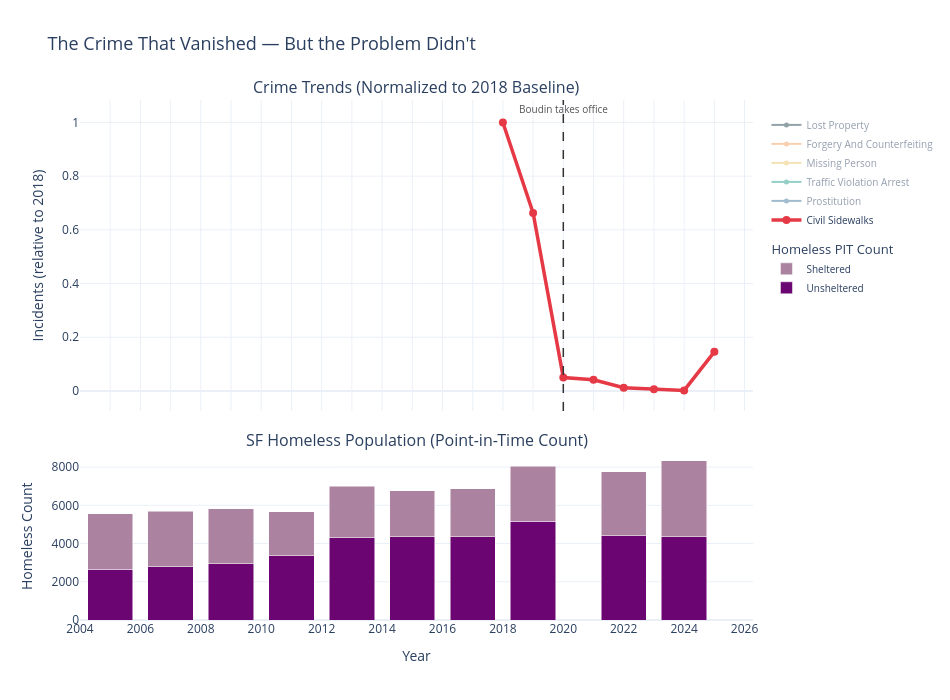

Notebook source saved alongside this figure:
### Code cell
# --- VISUALIZATION 3: Interactive 3-panel Plotly dashboard ---

fig = make_subplots(
    rows=3, cols=1,
    row_heights=[0.45, 0.25, 0.30],
    shared_xaxes=False,
    vertical_spacing=0.08,
    subplot_titles=[
        'Crime Trends (Normalized to 2018 Baseline)',
        'Larceny Theft Arrest / Citation Rate',
        'SF Homeless Population (Point-in-Time Count)'
    ]
)

# --- Top panel: Crime trend lines ---
for crime in story_categories:
    crime_data = story_yearly[story_yearly['Incident Category'] == crime]
    is_cs = crime == 'Civil Sidewalks'
    color = PLOTLY_COLORS.get(crime, '#888')
    fig.add_trace(
        go.Scatter(
            x=crime_data['Year'],
            y=crime_data['Normalized'],
            name=crime,
            mode='lines+markers',
            line=dict(color=color, width=3.5 if is_cs else 2),
            marker=dict(size=8 if is_cs else 5),
            legendgroup='crimes',
            legendgrouptitle_text='Crime Categories',
            hovertemplate=(
                f'<b>{crime}</b><br>'
                'Year: %{x}<br>'
                'Relative to 2018: %{y:.2f}x<br>'
                f'Absolute: %{{customdata:,}}'
                '<extra></extra>'
            ),
            customdata=crime_data['Count'],
        ),
        row=1, col=1
    )

# Boudin line on top panel
fig.add_vline(x=2019.5, line_dash='dash', line_color=PALETTE['boudin_line'],
              line_width=1.5, row=1, col=1)
fig.add_annotation(
    x=2020.2, y=1.08, text='Policy shift →', showarrow=False,
    font=dict(size=10, color=PALETTE['annotation']), row=1, col=1
)

# Baseline reference
fig.add_hline(y=1.0, line_dash='dot', line_color='#ccc', line_width=1, row=1, col=1)

# --- Middle panel: Arrest rate ---
fig.add_trace(
    go.Scatter(
        x=arrest_yearly['Year'],
        y=arrest_yearly['Arrest_Rate'],
        name='Arrest/Citation Rate',
        mode='lines+markers+text',
        line=dict(color=PALETTE['larceny_theft'], width=2.5),
        marker=dict(size=7, color=PALETTE['larceny_theft']),
        text=[f'{r:.0%}' for r in arrest_yearly['Arrest_Rate']],
        textposition='top center',
        textfont=dict(size=9, color='#666'),
        legendgroup='enforcement',
        legendgrouptitle_text='Enforcement',
        hovertemplate=(
            '<b>Larceny Theft Enforcement</b><br>'
            'Year: %{x}<br>'
            'Arrest/Citation Rate: %{y:.1%}<br>'
            '<extra></extra>'
        ),
    ),
    row=2, col=1
)

# Boudin line on middle panel
fig.add_vline(x=2019.5, line_dash='dash', line_color=PALETTE['boudin_line'],
              line_width=1.5, row=2, col=1)

# --- Bottom panel: Homeless population stacked bars ---
for htype, color in [('Unsheltered', PALETTE['homeless_unsheltered']),
                      ('Sheltered', PALETTE['homeless_sheltered'])]:
    h_data = homeless_df[homeless_df['Type'] == htype]
    fig.add_trace(
        go.Bar(
            x=h_data['Year'],
            y=h_data['Count'],
            name=htype,
            marker_color=color,
            legendgroup='homeless',
            legendgrouptitle_text='Homeless PIT Count',
            hovertemplate=f'<b>{htype}</b><br>Year: %{{x}}<br>Count: %{{y:,}}<extra></extra>',
            width=1.5
        ),
        row=3, col=1
    )

# --- Layout ---
fig.update_layout(
    height=850, width=950,
    template='plotly_white',
    title=dict(
        text="The Crime That Vanished — But the Problem Didn't",
        font=dict(size=18, family='Helvetica Neue, Arial, sans-serif'),
        x=0.5, xanchor='center'
    ),
    legend=dict(
        orientation='v', yanchor='top', y=0.98, xanchor='left', x=1.02,
        font=dict(size=10), bgcolor='rgba(255,255,255,0.9)',
        bordercolor='#eee', borderwidth=1
    ),
    barmode='stack',
    hovermode='x unified',
    margin=dict(t=80, b=40, l=60, r=150),
)

# Axis labels
fig.update_yaxes(title_text='Relative to 2018', row=1, col=1)
fig.update_yaxes(title_text='Rate', tickformat='.0%', row=2, col=1)
fig.update_yaxes(title_text='Population', row=3, col=1)
fig.update_xaxes(dtick=1, row=1, col=1)
fig.update_xaxes(dtick=1, title_text='Year', row=2, col=1)
fig.update_xaxes(dtick=2, title_text='Year', row=3, col=1)

# Annotation label for subplot context
fig.add_annotation(
    text='Larceny Theft is SF\'s highest-volume crime — its arrest rate<br>reflects overall enforcement intensity',
    xref='paper', yref='paper', x=0.01, y=0.48, showarrow=False,
    font=dict(size=9, color='#888'), align='left'
)

fig.show()

### Figure 1 — Plotly figure (JSON) as saved in the notebook; plotly's stock layout.template omitted (floating-point values rounded to 4 significant figures)
{"data": [{"hovertemplate": "<b>Civil Sidewalks</b><br>Year: %{x}<br>Relative to 2018: %{y:.2f}x<extra></extra>", "legendgroup": "crimes", "line": {"color": "#E63946", "width": 3.5}, "marker": {"size": 8}, "mode": "lines+markers", "name": "Civil Sidewalks", "type": "scatter", "visible": true, "x": [2018, 2019, 2020, 2021, 2022, 2023, 2024, 2025], "xaxis": "x", "y": [1.0, 0.6627, 0.0499, 0.04192, 0.01198, 0.005988, 0.001996, 0.1457], "yaxis": "y"}, {"hovertemplate": "<b>Prostitution</b><br>Year: %{x}<br>Relative to 2018: %{y:.2f}x<extra></extra>", "legendgroup": "crimes", "line": {"color": "#457B9D", "width": 2}, "marker": {"size": 5}, "mode": "lines+markers", "name": "Prostitution", "type": "scatter", "visible": "legendonly", "x": [2018, 2019, 2020, 2021, 2022, 2023, 2024, 2025], "xaxis": "x", "y": [1.0, 0.8799, 0.1862, 0.1742, 0.08108, 0.1712, 0.2943, 0.2913], "yaxis": "y"}, {"hovertemplate": "<b>Traffic Violation Arrest</b><br>Year: %{x}<br>Relative to 2018: %{y:.2f}x<extra></extra>", "legendgroup": "crimes", "line": {"color": "#2A9D8F", "width": 2}, "marker": {"size": 5}, "mode": "lines+markers", "name": "Traffic Violation Arrest", "type": "scatter", "visible": "legendonly", "x": [2018, 2019, 2020, 2021, 2022, 2023, 2024, 2025], "xaxis": "x", "y": [1.0, 0.8699, 0.5186, 0.4388, 0.3258, 0.4961, 0.4535, 0.3914], "yaxis": "y"}, {"hovertemplate": "<b>Missing Person</b><br>Year: %{x}<br>Relative to 2018: %{y:.2f}x<extra></extra>", "legendgroup": "crimes", "line": {"color": "#E9C46A", "width": 2}, "marker": {"size": 5}, "mode": "lines+markers", "name": "Missing Person", "type": "scatter", "visible": "legendonly", "x": [2018, 2019, 2020, 2021, 2022, 2023, 2024, 2025], "xaxis": "x", "y": [1.0, 0.9049, 0.704, 0.6814, 0.7242, 0.7199, 0.6986, 0.6326], "yaxis": "y"}, {"hovertemplate": "<b>Forgery And Counterfeiting</b><br>Year: %{x}<br>Relative to 2018: %{y:.2f}x<extra></extra>", "legendgroup": "crimes", "line": {"color": "#F4A261", "width": 2}, "marker": {"size": 5}, "mode": "lines+markers", "name": "Forgery And Counterfeiting", "type": "scatter", "visible": "legendonly", "x": [2018, 2019, 2020, 2021, 2022, 2023, 2024, 2025], "xaxis": "x", "y": [1.0, 0.8677, 0.5402, 0.4161, 0.4584, 0.5935, 0.6262, 0.6617], "yaxis": "y"}, {"hovertemplate": "<b>Lost Property</b><br>Year: %{x}<br>Relative to 2018: %{y:.2f}x<extra></extra>", "legendgroup": "crimes", "line": {"color": "#264653", "width": 2}, "marker": {"size": 5}, "mode": "lines+markers", "name": "Lost Property", "type": "scatter", "visible": "legendonly", "x": [2018, 2019, 2020, 2021, 2022, 2023, 2024, 2025], "xaxis": "x", "y": [1.0, 0.9476, 0.4388, 0.469, 0.6318, 0.6327, 0.5741, 0.5902], "yaxis": "y"}, {"hovertemplate": "<b>Unsheltered</b><br>Year: %{x}<br>Count: %{y:,}<extra></extra>", "legendgroup": "homeless", "legendgrouptitle": {"text": "Homeless PIT Count"}, "marker": {"color": "#6A0572"}, "name": "Unsheltered", "type": "bar", "width": 1.5, "x": [2005, 2007, 2009, 2011, 2013, 2015, 2017, 2019, 2022, 2024], "xaxis": "x2", "y": [2655, 2791, 2942, 3371, 4315, 4358, 4353, 5180, 4397, 4354], "yaxis": "y2"}, {"hovertemplate": "<b>Sheltered</b><br>Year: %{x}<br>Count: %{y:,}<extra></extra>", "legendgroup": "homeless", "legendgrouptitle": {"text": "Homeless PIT Count"}, "marker": {"color": "#AB83A1"}, "name": "Sheltered", "type": "bar", "width": 1.5, "x": [2005, 2007, 2009, 2011, 2013, 2015, 2017, 2019, 2022, 2024], "xaxis": "x2", "y": [2895, 2912, 2881, 2298, 2693, 2417, 2505, 2855, 3357, 3969], "yaxis": "y2"}], "layout": {"annotations": [{"font": {"size": 16}, "showarrow": false, "text": "Crime Trends (Normalized to 2018 Baseline)", "x": 0.5, "xanchor": "center", "xref": "paper", "y": 1, "yanchor": "bottom", "yref": "paper"}, {"font": {"size": 16}, "showarrow": false, "text": "SF Homeless Population (Point-in-Time Count)", "x": 0.5, "xanchor": "center", "xref": "paper", "y": 0.322, "yanchor": "bottom", "yref": "paper"}, {"font": {"color": "#555555", "size": 10}, "showarrow": false, "text": "Boudin takes office", "x": 2020, "xref": "x", "y": 1.05, "yref": "y"}], "barmode": "stack", "height": 700, "hovermode": "x unified", "legend": {"font": {"size": 10}, "orientation": "v", "x": 1.02, "xanchor": "left", "y": 0.98, "yanchor": "top"}, "shapes": [{"line": {"color": "#333333", "dash": "dash", "width": 1.5}, "type": "line", "x0": 2020, "x1": 2020, "xref": "x", "y0": 0, "y1": 1, "yref": "y domain"}], "title": {"font": {"size": 18}, "text": "The Crime That Vanished — But the Problem Didn't"}, "width": 950, "xaxis": {"anchor": "y", "domain": [0, 1], "dtick": 1, "matches": "x2", "showticklabels": false}, "xaxis2": {"anchor": "y2", "domain": [0, 1], "dtick": 2, "title": {"text": "Year"}}, "yaxis": {"anchor": "x", "domain": [0.402, 1], "title": {"text": "Incidents (relative to 2018)"}}, "yaxis2": {"anchor": "x2", "domain": [0, 0.322], "title": {"text": "Homeless Count"}}}}
